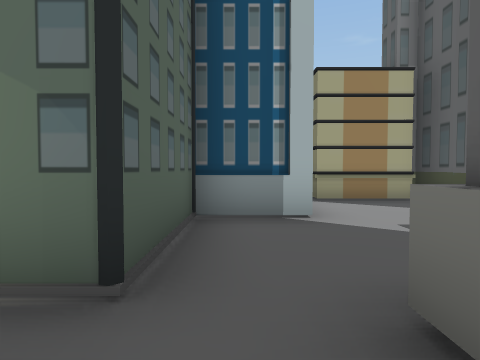
View 1 (above)

24 first-person views from a walk through a scene from a Unity 3-D project. The camera is 1.3 m above the floor, tilts 2° down and sees 75° across. The floor is counted in squares, 2 m on a side. Each view is taken from the middle of a square. On the plan, view 1 faces up. The plan holds only what a view shows up to about 10 squares ahead; the rest is blank. The place goes on beyond the plan.

View 2
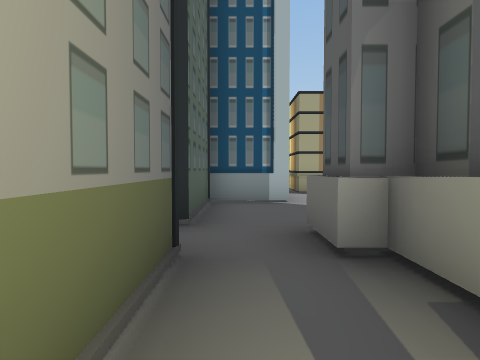

View 3
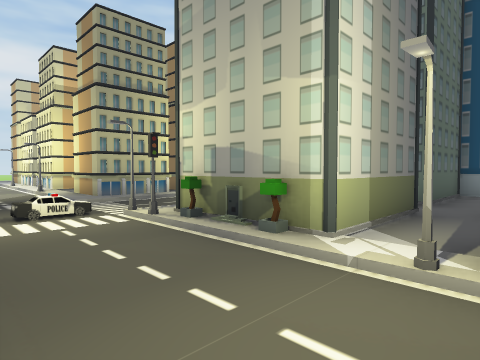

View 4
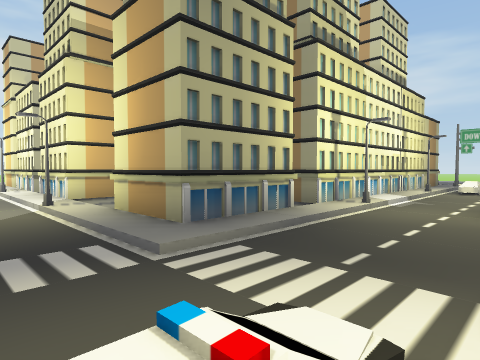

View 5
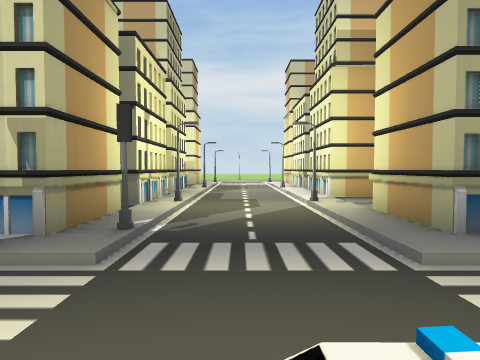

View 6
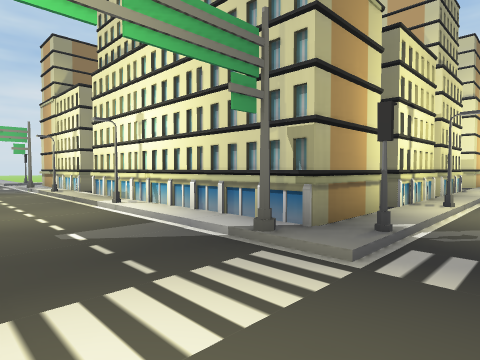

View 7
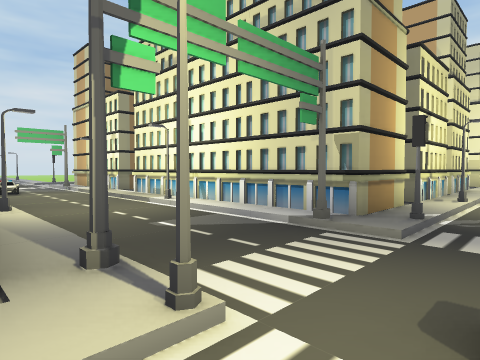

View 8
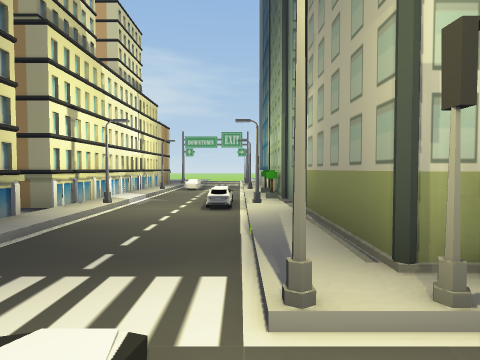

View 9
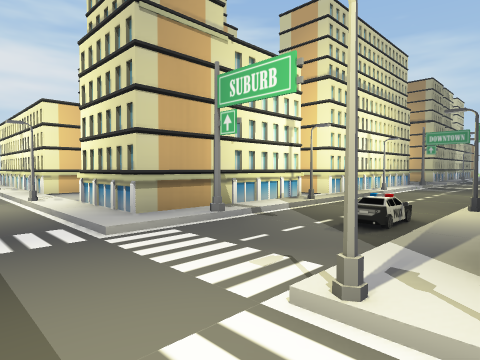

View 10
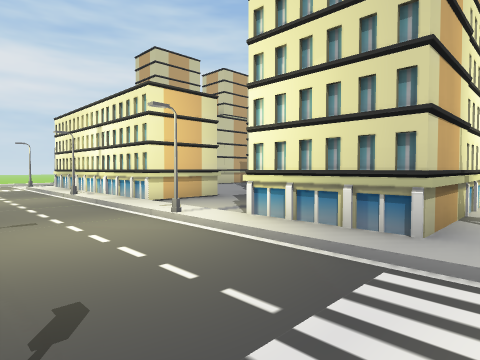

View 11
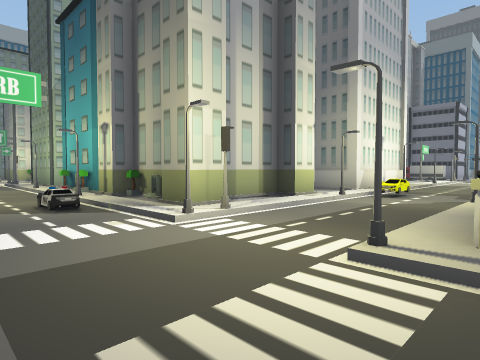

View 12
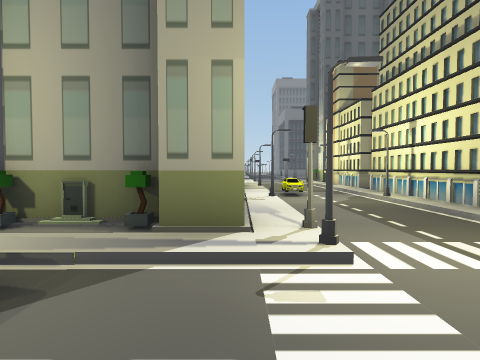

View 13
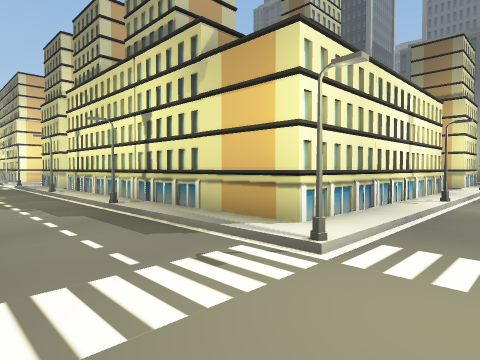

View 14
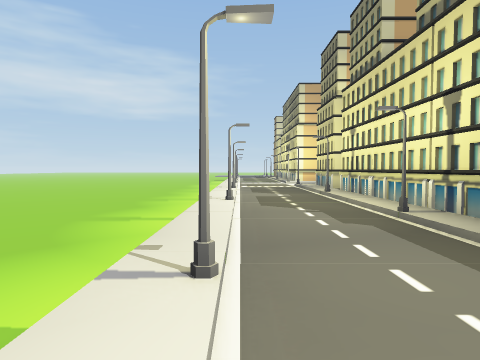

View 15
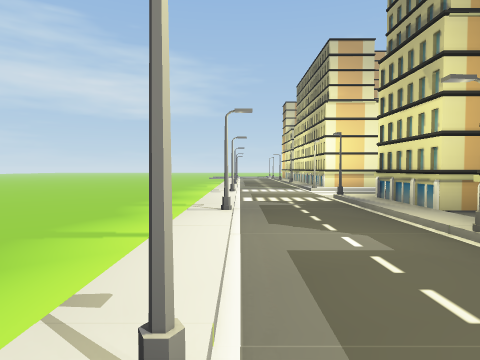

View 16
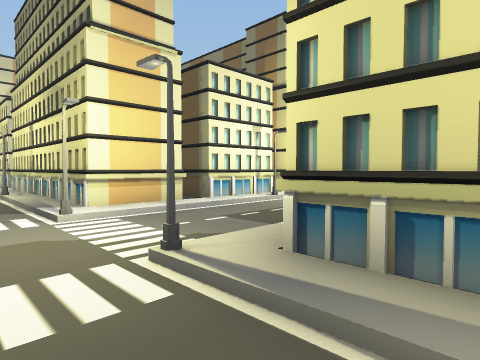

View 17
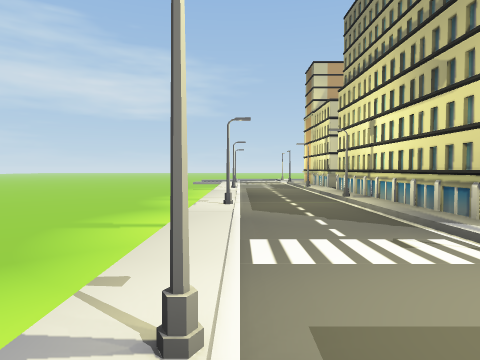

View 18
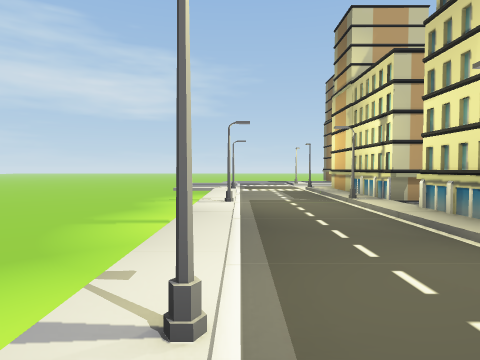

View 19
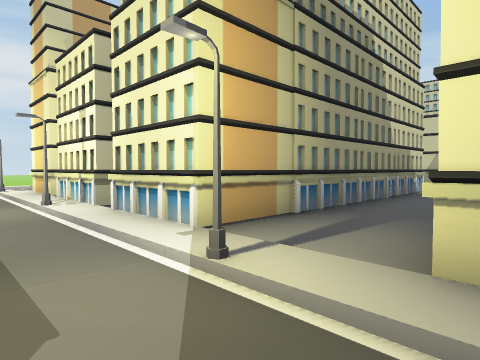

View 20
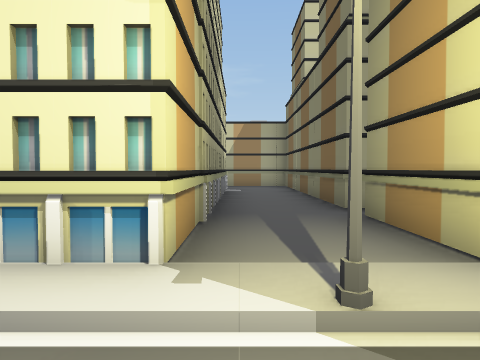

View 21
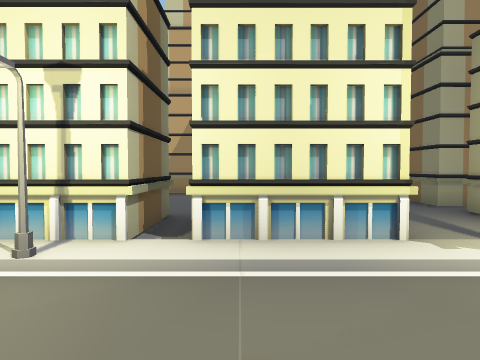

View 22
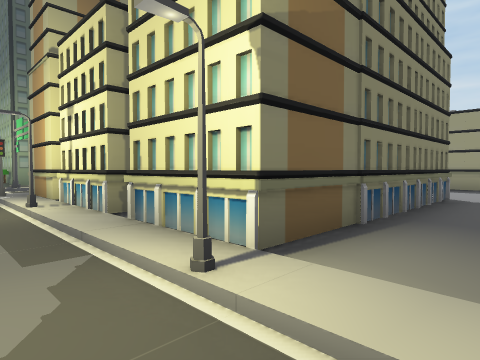

View 23
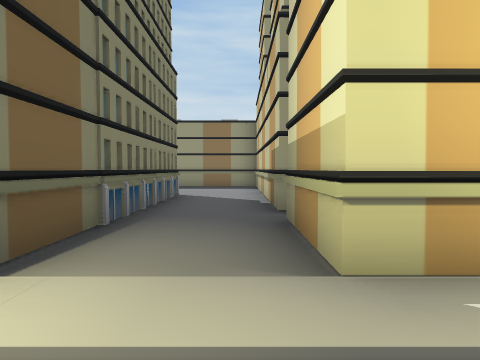

View 24
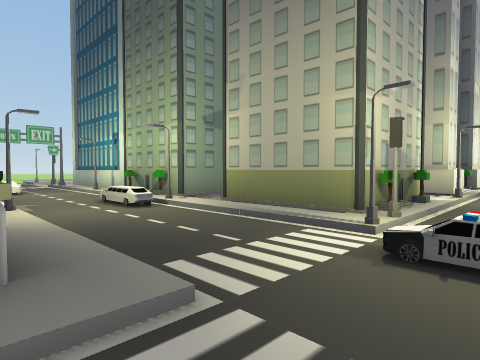

### Floor plan
Key: @ floor where view 1 was taken; # wall or solid block; x gap in a wall; . main floor; - floor 0.75 m lower than the main floor; / step, stairs or slope; = window, fence, low wall or low ledge; ^ raised ledge; T tower; S streetlight; I sign; O other object.
Columns run from 23 left of view 1 to 5 right of it. Each row starts with its distance up from view 1.
  8 --=O..OOO OOOOOOO        OO#
  7 --=/..O O OOOOOOO...     OO#
  6 --=/..O      ..OOO..T    ..#
  5 ---=.SO  OOOO..OOS.OT    ..#
  4 ---S./.  OOOO..OO...###TT.
  3 ---/./OO ..OO..OO...###...
  2 ---/./OO ..OO..OO..O###..
  1 ---/.SOO  .OO..OOS.S....#
  0 ---S..O   . O..OO/./###@#
 -1 --=/..O O O O..OO/./###.^
 -2 --=/..OOOOOOO..OO/./###.####
 -3 --=/.S...S///SS///.S#//S/
 -4 --=S..............O......
 -5 --=..S///S///S////.S/// /
 -6 --=../OO..OOOOOOO/.##
 -7 --=../OO..OO   OO/..
 -8 -- S./....OO   OO/..
 -9 ---/.SOO..O     OS.S
-10 ---/..OO..O     O/..#
-11 --=S..OO..O     O/..#
-12 --=/..OO...     ./..#
-13 ---/.SOO....   OOS.S##
-14 ---/..OO.....  OO.O//#
-15  -=S..OOOOO O.  OI./#### .T
-16    /..OOOOOOO.OOO/./x..#..TT
-17    /.S...S///S////.S////SO//O
-18    /.........................
-19               // /.S////S///
-20                  /./OOOOOO OO
-21                     OOOOOO OO

Where each view was taken, in squares from view 1:
view 1: 0 up, 0 right, facing up
view 2: 2 down, 0 right, facing up
view 3: 5 down, 1 right, facing up-left
view 4: 4 down, 4 left, facing up-left
view 5: 4 down, 4 left, facing left
view 6: 4 down, 4 left, facing down-left
view 7: 4 down, 3 left, facing down-left
view 8: 4 down, 4 left, facing up
view 9: 18 down, 3 left, facing up-left
view 10: 19 down, 6 left, facing up-left
view 11: 20 down, 6 left, facing up-right
view 12: 16 down, 6 left, facing right
view 13: 18 down, 20 left, facing up-right
view 14: 17 down, 20 left, facing up
view 15: 12 down, 20 left, facing up
view 16: 7 down, 19 left, facing up-right
view 17: 5 down, 20 left, facing up
view 18: 1 down, 20 left, facing up
view 19: 4 down, 8 left, facing up-left
view 20: 4 down, 10 left, facing up
view 21: 5 down, 12 left, facing up
view 22: 4 down, 15 left, facing down-right
view 23: 4 down, 15 left, facing down
view 24: 4 down, 7 left, facing up-right
